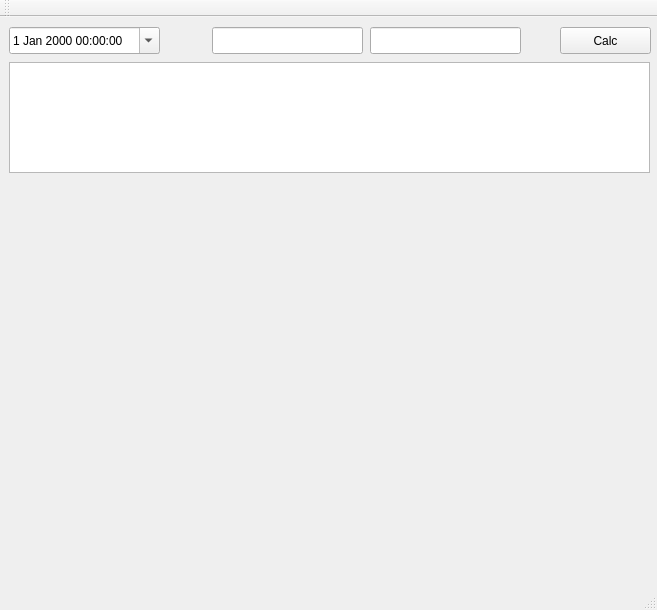
<?xml version="1.0" encoding="UTF-8"?>
<ui version="4.0">
 <class>MainWindow</class>
 <widget class="QMainWindow" name="MainWindow">
  <property name="geometry">
   <rect>
    <x>0</x>
    <y>0</y>
    <width>657</width>
    <height>610</height>
   </rect>
  </property>
  <property name="sizePolicy">
   <sizepolicy hsizetype="Maximum" vsizetype="Maximum">
    <horstretch>0</horstretch>
    <verstretch>0</verstretch>
   </sizepolicy>
  </property>
  <property name="windowTitle">
   <string>MainWindow</string>
  </property>
  <widget class="QWidget" name="centralWidget">
   <widget class="QDateTimeEdit" name="dateTimeEdit">
    <property name="geometry">
     <rect>
      <x>9</x>
      <y>10</y>
      <width>151</width>
      <height>27</height>
     </rect>
    </property>
    <property name="calendarPopup">
     <bool>true</bool>
    </property>
   </widget>
   <widget class="QPushButton" name="calcButton">
    <property name="geometry">
     <rect>
      <x>560</x>
      <y>10</y>
      <width>91</width>
      <height>27</height>
     </rect>
    </property>
    <property name="text">
     <string>Calc</string>
    </property>
   </widget>
   <widget class="QLineEdit" name="latEdit">
    <property name="geometry">
     <rect>
      <x>212</x>
      <y>10</y>
      <width>151</width>
      <height>27</height>
     </rect>
    </property>
   </widget>
   <widget class="QListWidget" name="listWidget">
    <property name="geometry">
     <rect>
      <x>9</x>
      <y>45</y>
      <width>641</width>
      <height>111</height>
     </rect>
    </property>
   </widget>
   <widget class="QWidget" name="verticalLayoutWidget">
    <property name="geometry">
     <rect>
      <x>10</x>
      <y>170</y>
      <width>641</width>
      <height>371</height>
     </rect>
    </property>
    <layout class="QVBoxLayout" name="verticalLayout">
     <property name="sizeConstraint">
      <enum>QLayout::SetMinimumSize</enum>
     </property>
    </layout>
   </widget>
   <widget class="QLineEdit" name="lngEdit">
    <property name="geometry">
     <rect>
      <x>370</x>
      <y>10</y>
      <width>151</width>
      <height>27</height>
     </rect>
    </property>
   </widget>
  </widget>
  <widget class="QMenuBar" name="menuBar">
   <property name="geometry">
    <rect>
     <x>0</x>
     <y>0</y>
     <width>657</width>
     <height>25</height>
    </rect>
   </property>
  </widget>
  <widget class="QToolBar" name="mainToolBar">
   <attribute name="toolBarArea">
    <enum>TopToolBarArea</enum>
   </attribute>
   <attribute name="toolBarBreak">
    <bool>false</bool>
   </attribute>
  </widget>
  <widget class="QStatusBar" name="statusBar"/>
 </widget>
 <layoutdefault spacing="6" margin="11"/>
 <resources/>
 <connections/>
</ui>
